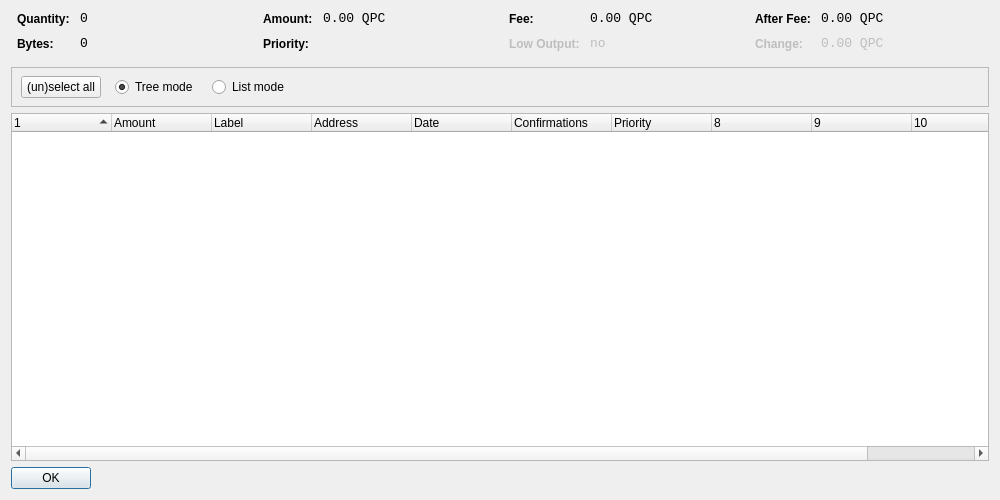
<?xml version="1.0" encoding="UTF-8"?>
<ui version="4.0">
 <class>CoinControlDialog</class>
 <widget class="QDialog" name="CoinControlDialog">
  <property name="geometry">
   <rect>
    <x>0</x>
    <y>0</y>
    <width>1000</width>
    <height>500</height>
   </rect>
  </property>
  <property name="windowTitle">
   <string>Coin Control</string>
  </property>
  <layout class="QVBoxLayout" name="verticalLayout">
   <item>
    <layout class="QHBoxLayout" name="horizontalLayoutTop" stretch="0,0,0,0">
     <property name="topMargin">
      <number>0</number>
     </property>
     <property name="bottomMargin">
      <number>10</number>
     </property>
     <item>
      <layout class="QFormLayout" name="formLayoutCoinControl1">
       <property name="horizontalSpacing">
        <number>10</number>
       </property>
       <property name="verticalSpacing">
        <number>10</number>
       </property>
       <property name="leftMargin">
        <number>6</number>
       </property>
       <property name="rightMargin">
        <number>6</number>
       </property>
       <item row="0" column="0">
        <widget class="QLabel" name="labelCoinControlQuantityText">
         <property name="styleSheet">
          <string notr="true">font-weight:bold;</string>
         </property>
         <property name="text">
          <string>Quantity:</string>
         </property>
        </widget>
       </item>
       <item row="0" column="1">
        <widget class="QLabel" name="labelCoinControlQuantity">
         <property name="font">
          <font>
           <family>Monospace</family>
           <pointsize>10</pointsize>
          </font>
         </property>
         <property name="cursor">
          <cursorShape>IBeamCursor</cursorShape>
         </property>
         <property name="contextMenuPolicy">
          <enum>Qt::ActionsContextMenu</enum>
         </property>
         <property name="text">
          <string notr="true">0</string>
         </property>
         <property name="textInteractionFlags">
          <set>Qt::LinksAccessibleByMouse|Qt::TextSelectableByKeyboard|Qt::TextSelectableByMouse</set>
         </property>
        </widget>
       </item>
       <item row="1" column="0">
        <widget class="QLabel" name="labelCoinControlBytesText">
         <property name="styleSheet">
          <string notr="true">font-weight:bold;</string>
         </property>
         <property name="text">
          <string>Bytes:</string>
         </property>
        </widget>
       </item>
       <item row="1" column="1">
        <widget class="QLabel" name="labelCoinControlBytes">
         <property name="font">
          <font>
           <family>Monospace</family>
           <pointsize>10</pointsize>
          </font>
         </property>
         <property name="cursor">
          <cursorShape>IBeamCursor</cursorShape>
         </property>
         <property name="contextMenuPolicy">
          <enum>Qt::ActionsContextMenu</enum>
         </property>
         <property name="text">
          <string notr="true">0</string>
         </property>
         <property name="textInteractionFlags">
          <set>Qt::LinksAccessibleByMouse|Qt::TextSelectableByKeyboard|Qt::TextSelectableByMouse</set>
         </property>
        </widget>
       </item>
      </layout>
     </item>
     <item>
      <layout class="QFormLayout" name="formLayoutCoinControl2">
       <property name="horizontalSpacing">
        <number>10</number>
       </property>
       <property name="verticalSpacing">
        <number>10</number>
       </property>
       <property name="leftMargin">
        <number>6</number>
       </property>
       <property name="rightMargin">
        <number>6</number>
       </property>
       <item row="0" column="0">
        <widget class="QLabel" name="labelCoinControlAmountText">
         <property name="styleSheet">
          <string notr="true">font-weight:bold;</string>
         </property>
         <property name="text">
          <string>Amount:</string>
         </property>
        </widget>
       </item>
       <item row="0" column="1">
        <widget class="QLabel" name="labelCoinControlAmount">
         <property name="font">
          <font>
           <family>Monospace</family>
           <pointsize>10</pointsize>
          </font>
         </property>
         <property name="cursor">
          <cursorShape>IBeamCursor</cursorShape>
         </property>
         <property name="contextMenuPolicy">
          <enum>Qt::ActionsContextMenu</enum>
         </property>
         <property name="text">
          <string notr="true">0.00 QPC</string>
         </property>
         <property name="textInteractionFlags">
          <set>Qt::LinksAccessibleByMouse|Qt::TextSelectableByKeyboard|Qt::TextSelectableByMouse</set>
         </property>
        </widget>
       </item>
       <item row="1" column="0">
        <widget class="QLabel" name="labelCoinControlPriorityText">
         <property name="styleSheet">
          <string notr="true">font-weight:bold;</string>
         </property>
         <property name="text">
          <string>Priority:</string>
         </property>
        </widget>
       </item>
       <item row="1" column="1">
        <widget class="QLabel" name="labelCoinControlPriority">
         <property name="font">
          <font>
           <family>Monospace</family>
           <pointsize>10</pointsize>
          </font>
         </property>
         <property name="cursor">
          <cursorShape>IBeamCursor</cursorShape>
         </property>
         <property name="contextMenuPolicy">
          <enum>Qt::ActionsContextMenu</enum>
         </property>
         <property name="text">
          <string/>
         </property>
         <property name="textInteractionFlags">
          <set>Qt::LinksAccessibleByMouse|Qt::TextSelectableByKeyboard|Qt::TextSelectableByMouse</set>
         </property>
        </widget>
       </item>
      </layout>
     </item>
     <item>
      <layout class="QFormLayout" name="formLayoutCoinControl3">
       <property name="horizontalSpacing">
        <number>10</number>
       </property>
       <property name="verticalSpacing">
        <number>10</number>
       </property>
       <property name="leftMargin">
        <number>6</number>
       </property>
       <property name="rightMargin">
        <number>6</number>
       </property>
       <item row="0" column="0">
        <widget class="QLabel" name="labelCoinControlFeeText">
         <property name="styleSheet">
          <string notr="true">font-weight:bold;</string>
         </property>
         <property name="text">
          <string>Fee:</string>
         </property>
        </widget>
       </item>
       <item row="0" column="1">
        <widget class="QLabel" name="labelCoinControlFee">
         <property name="font">
          <font>
           <family>Monospace</family>
           <pointsize>10</pointsize>
          </font>
         </property>
         <property name="cursor">
          <cursorShape>IBeamCursor</cursorShape>
         </property>
         <property name="contextMenuPolicy">
          <enum>Qt::ActionsContextMenu</enum>
         </property>
         <property name="text">
          <string notr="true">0.00 QPC</string>
         </property>
         <property name="textInteractionFlags">
          <set>Qt::LinksAccessibleByMouse|Qt::TextSelectableByKeyboard|Qt::TextSelectableByMouse</set>
         </property>
        </widget>
       </item>
       <item row="1" column="0">
        <widget class="QLabel" name="labelCoinControlLowOutputText">
         <property name="enabled">
          <bool>false</bool>
         </property>
         <property name="styleSheet">
          <string notr="true">font-weight:bold;</string>
         </property>
         <property name="text">
          <string>Low Output:</string>
         </property>
        </widget>
       </item>
       <item row="1" column="1">
        <widget class="QLabel" name="labelCoinControlLowOutput">
         <property name="enabled">
          <bool>false</bool>
         </property>
         <property name="font">
          <font>
           <family>Monospace</family>
           <pointsize>10</pointsize>
          </font>
         </property>
         <property name="cursor">
          <cursorShape>IBeamCursor</cursorShape>
         </property>
         <property name="contextMenuPolicy">
          <enum>Qt::ActionsContextMenu</enum>
         </property>
         <property name="text">
          <string notr="true">no</string>
         </property>
         <property name="textInteractionFlags">
          <set>Qt::LinksAccessibleByMouse|Qt::TextSelectableByKeyboard|Qt::TextSelectableByMouse</set>
         </property>
        </widget>
       </item>
      </layout>
     </item>
     <item>
      <layout class="QFormLayout" name="formLayoutCoinControl4">
       <property name="horizontalSpacing">
        <number>10</number>
       </property>
       <property name="verticalSpacing">
        <number>10</number>
       </property>
       <property name="leftMargin">
        <number>6</number>
       </property>
       <property name="rightMargin">
        <number>6</number>
       </property>
       <item row="0" column="0">
        <widget class="QLabel" name="labelCoinControlAfterFeeText">
         <property name="styleSheet">
          <string notr="true">font-weight:bold;</string>
         </property>
         <property name="text">
          <string>After Fee:</string>
         </property>
        </widget>
       </item>
       <item row="0" column="1">
        <widget class="QLabel" name="labelCoinControlAfterFee">
         <property name="font">
          <font>
           <family>Monospace</family>
           <pointsize>10</pointsize>
          </font>
         </property>
         <property name="cursor">
          <cursorShape>IBeamCursor</cursorShape>
         </property>
         <property name="contextMenuPolicy">
          <enum>Qt::ActionsContextMenu</enum>
         </property>
         <property name="text">
          <string notr="true">0.00 QPC</string>
         </property>
         <property name="textInteractionFlags">
          <set>Qt::LinksAccessibleByMouse|Qt::TextSelectableByKeyboard|Qt::TextSelectableByMouse</set>
         </property>
        </widget>
       </item>
       <item row="1" column="0">
        <widget class="QLabel" name="labelCoinControlChangeText">
         <property name="enabled">
          <bool>false</bool>
         </property>
         <property name="styleSheet">
          <string notr="true">font-weight:bold;</string>
         </property>
         <property name="text">
          <string>Change:</string>
         </property>
        </widget>
       </item>
       <item row="1" column="1">
        <widget class="QLabel" name="labelCoinControlChange">
         <property name="enabled">
          <bool>false</bool>
         </property>
         <property name="font">
          <font>
           <family>Monospace</family>
           <pointsize>10</pointsize>
          </font>
         </property>
         <property name="cursor">
          <cursorShape>IBeamCursor</cursorShape>
         </property>
         <property name="contextMenuPolicy">
          <enum>Qt::ActionsContextMenu</enum>
         </property>
         <property name="text">
          <string notr="true">0.00 QPC</string>
         </property>
         <property name="textInteractionFlags">
          <set>Qt::LinksAccessibleByMouse|Qt::TextSelectableByKeyboard|Qt::TextSelectableByMouse</set>
         </property>
        </widget>
       </item>
      </layout>
     </item>
    </layout>
   </item>
   <item>
    <widget class="QFrame" name="frame">
     <property name="minimumSize">
      <size>
       <width>0</width>
       <height>40</height>
      </size>
     </property>
     <property name="frameShape">
      <enum>QFrame::StyledPanel</enum>
     </property>
     <property name="frameShadow">
      <enum>QFrame::Sunken</enum>
     </property>
     <widget class="QWidget" name="horizontalLayoutWidget">
      <property name="geometry">
       <rect>
        <x>10</x>
        <y>0</y>
        <width>781</width>
        <height>41</height>
       </rect>
      </property>
      <layout class="QHBoxLayout" name="horizontalLayoutPanel" stretch="0,0,0,0,0">
       <property name="spacing">
        <number>14</number>
       </property>
       <item>
        <widget class="QPushButton" name="pushButtonSelectAll">
         <property name="sizePolicy">
          <sizepolicy hsizetype="Maximum" vsizetype="Fixed">
           <horstretch>0</horstretch>
           <verstretch>0</verstretch>
          </sizepolicy>
         </property>
         <property name="text">
          <string>(un)select all</string>
         </property>
        </widget>
       </item>
       <item>
        <widget class="QRadioButton" name="radioTreeMode">
         <property name="sizePolicy">
          <sizepolicy hsizetype="Maximum" vsizetype="Fixed">
           <horstretch>0</horstretch>
           <verstretch>0</verstretch>
          </sizepolicy>
         </property>
         <property name="text">
          <string>Tree mode</string>
         </property>
         <property name="checked">
          <bool>true</bool>
         </property>
        </widget>
       </item>
       <item>
        <widget class="QRadioButton" name="radioListMode">
         <property name="sizePolicy">
          <sizepolicy hsizetype="Maximum" vsizetype="Fixed">
           <horstretch>0</horstretch>
           <verstretch>0</verstretch>
          </sizepolicy>
         </property>
         <property name="text">
          <string>List mode</string>
         </property>
        </widget>
       </item>
       <item>
        <spacer name="horizontalSpacer">
         <property name="orientation">
          <enum>Qt::Horizontal</enum>
         </property>
         <property name="sizeHint" stdset="0">
          <size>
           <width>40</width>
           <height>20</height>
          </size>
         </property>
        </spacer>
       </item>
      </layout>
     </widget>
    </widget>
   </item>
   <item>
    <widget class="CoinControlTreeWidget" name="treeWidget">
     <property name="contextMenuPolicy">
      <enum>Qt::CustomContextMenu</enum>
     </property>
     <property name="sortingEnabled">
      <bool>false</bool>
     </property>
     <property name="columnCount">
      <number>11</number>
     </property>
     <attribute name="headerShowSortIndicator" stdset="0">
      <bool>true</bool>
     </attribute>
     <attribute name="headerStretchLastSection">
      <bool>false</bool>
     </attribute>
     <column>
      <property name="text">
       <string/>
      </property>
     </column>
     <column>
      <property name="text">
       <string>Amount</string>
      </property>
     </column>
     <column>
      <property name="text">
       <string>Label</string>
      </property>
     </column>
     <column>
      <property name="text">
       <string>Address</string>
      </property>
     </column>
     <column>
      <property name="text">
       <string>Date</string>
      </property>
     </column>
     <column>
      <property name="text">
       <string>Confirmations</string>
      </property>
      <property name="toolTip">
       <string>Confirmed</string>
      </property>
     </column>
     <column>
      <property name="text">
       <string>Priority</string>
      </property>
     </column>
     <column>
      <property name="text">
       <string/>
      </property>
     </column>
     <column>
      <property name="text">
       <string/>
      </property>
     </column>
     <column>
      <property name="text">
       <string/>
      </property>
     </column>
     <column>
      <property name="text">
       <string/>
      </property>
     </column>
    </widget>
   </item>
   <item>
    <widget class="QDialogButtonBox" name="buttonBox">
     <property name="sizePolicy">
      <sizepolicy hsizetype="Maximum" vsizetype="Fixed">
       <horstretch>0</horstretch>
       <verstretch>0</verstretch>
      </sizepolicy>
     </property>
     <property name="orientation">
      <enum>Qt::Horizontal</enum>
     </property>
     <property name="standardButtons">
      <set>QDialogButtonBox::Ok</set>
     </property>
    </widget>
   </item>
  </layout>
 </widget>
 <customwidgets>
  <customwidget>
   <class>CoinControlTreeWidget</class>
   <extends>QTreeWidget</extends>
   <header>coincontroltreewidget.h</header>
  </customwidget>
 </customwidgets>
 <resources/>
 <connections/>
</ui>
